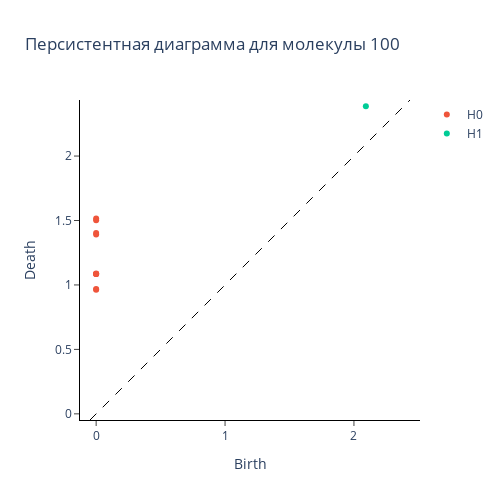

Notebook code for this chart:
### Markdown cell above
Фильтрация Вьеториса-Рипса для построения персистентной диаграммы.

- Связные компоненты;
- Циклы.

### Code cell
tda_engine = TDAEngine(homology_dims=(0, 1))
pos_numpy = sample_molecule.pos.numpy()[None, :, :]

diagram = tda_engine.vr.fit_transform(pos_numpy)

fig = plot_diagram(diagram[0])
fig.update_layout(title=f'Персистентная диаграмма для молекулы {molecule_idx}')
fig.show()

### Figure 1 — Plotly figure (JSON) as saved in the notebook; plotly's stock layout.template omitted (floating-point values rounded to 4 significant figures)
{"data": [{"hoverinfo": "none", "line": {"color": "black", "dash": "dash", "width": 1}, "mode": "lines", "showlegend": false, "type": "scatter", "x": [-0.04774, 2.435], "y": [-0.04774, 2.435]}, {"hoverinfo": "text", "hovertext": ["(0.0, 0.9623657464981079)", "(0.0, 0.9677302241325378)", "(0.0, 1.084864616394043)", "(0.0, 1.0855164527893066)", "(0.0, 1.0857281684875488)", "(0.0, 1.0881993770599365)", "(0.0, 1.3905930519104004)", "(0.0, 1.40384840965271)", "(0.0, 1.502362608909607)", "(0.0, 1.5145810842514038)"], "mode": "markers", "name": "H0", "type": "scatter", "x": [0.0, 0.0, 0.0, 0.0, 0.0, 0.0, 0.0, 0.0, 0.0, 0.0], "y": [0.9624, 0.9677, 1.085, 1.086, 1.086, 1.088, 1.391, 1.404, 1.502, 1.515]}, {"hoverinfo": "text", "hovertext": ["(2.0925190448760986, 2.387108564376831)"], "mode": "markers", "name": "H1", "type": "scatter", "x": [2.093], "y": [2.387]}], "layout": {"height": 500, "plot_bgcolor": "white", "title": {"text": "Персистентная диаграмма для молекулы 100"}, "width": 500, "xaxis": {"autorange": false, "exponentformat": "e", "linecolor": "black", "linewidth": 1, "mirror": false, "range": [-0.04774, 2.435], "showexponent": "all", "showline": true, "side": "bottom", "ticks": "outside", "title": {"text": "Birth"}, "type": "linear", "zeroline": true}, "yaxis": {"autorange": false, "exponentformat": "e", "linecolor": "black", "linewidth": 1, "mirror": false, "range": [-0.04774, 2.435], "scaleanchor": "x", "scaleratio": 1, "showexponent": "all", "showline": true, "side": "left", "ticks": "outside", "title": {"text": "Death"}, "type": "linear", "zeroline": true}}}
